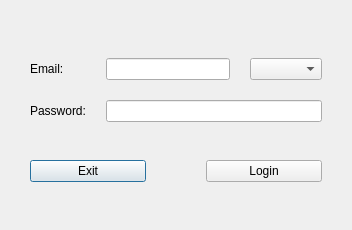
<?xml version="1.0" encoding="UTF-8"?>
<ui version="4.0">
 <class>LoginDialog</class>
 <widget class="QDialog" name="LoginDialog">
  <property name="geometry">
   <rect>
    <x>0</x>
    <y>0</y>
    <width>352</width>
    <height>230</height>
   </rect>
  </property>
  <property name="windowTitle">
   <string>sswEmail</string>
  </property>
  <widget class="QWidget" name="verticalLayoutWidget">
   <property name="geometry">
    <rect>
     <x>20</x>
     <y>30</y>
     <width>312</width>
     <height>181</height>
    </rect>
   </property>
   <layout class="QVBoxLayout" name="verticalLayout" stretch="2,1">
    <property name="spacing">
     <number>20</number>
    </property>
    <property name="sizeConstraint">
     <enum>QLayout::SetDefaultConstraint</enum>
    </property>
    <property name="margin">
     <number>10</number>
    </property>
    <item>
     <layout class="QGridLayout" name="gridLayout">
      <item row="0" column="2">
       <widget class="QComboBox" name="emailTypeComboBox"/>
      </item>
      <item row="2" column="0">
       <widget class="QLabel" name="label_2">
        <property name="text">
         <string>Password:</string>
        </property>
       </widget>
      </item>
      <item row="0" column="1">
       <widget class="QLineEdit" name="accountLineEdit"/>
      </item>
      <item row="0" column="0">
       <widget class="QLabel" name="label">
        <property name="text">
         <string>Email:</string>
        </property>
       </widget>
      </item>
      <item row="2" column="1" colspan="2">
       <widget class="QLineEdit" name="passwdLineEdit">
        <property name="echoMode">
         <enum>QLineEdit::Password</enum>
        </property>
       </widget>
      </item>
     </layout>
    </item>
    <item>
     <layout class="QHBoxLayout" name="horizontalLayout">
      <property name="spacing">
       <number>60</number>
      </property>
      <item>
       <widget class="QPushButton" name="exitButton">
        <property name="text">
         <string>Exit</string>
        </property>
       </widget>
      </item>
      <item>
       <widget class="QPushButton" name="loginButton">
        <property name="text">
         <string>Login</string>
        </property>
       </widget>
      </item>
     </layout>
    </item>
   </layout>
  </widget>
 </widget>
 <resources/>
 <connections/>
</ui>
